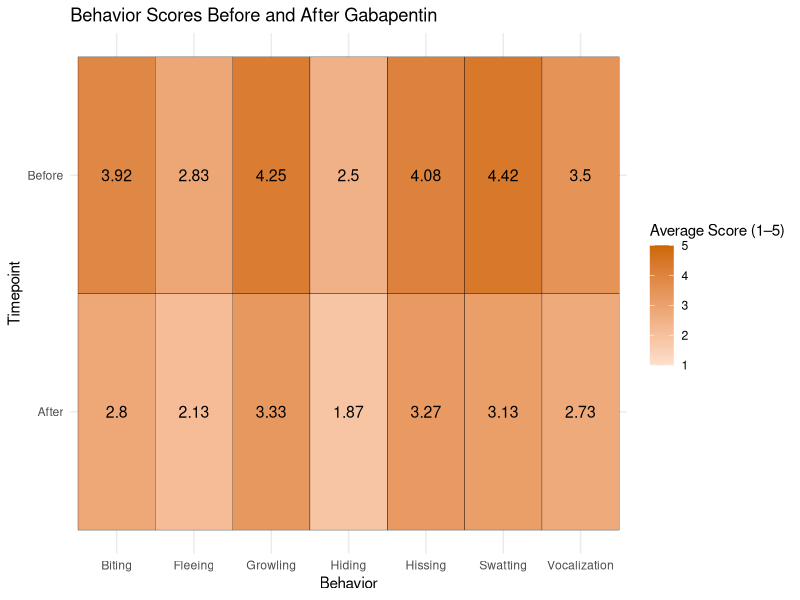
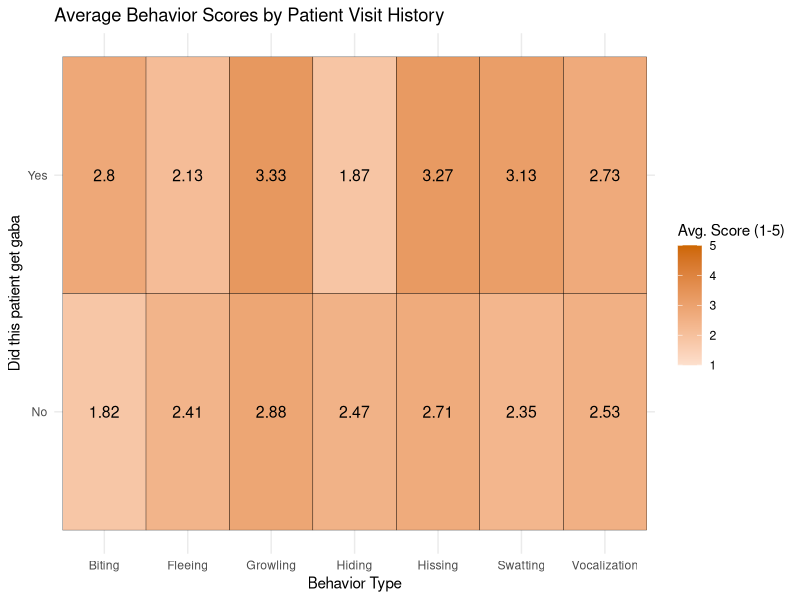
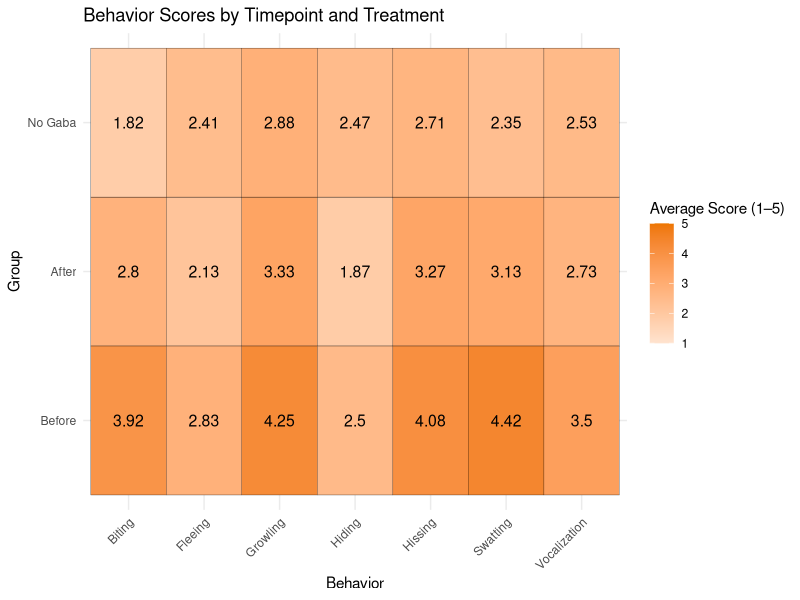

Generate these figures, in order, with R:
## ---- chunk 1
# Load necessary libraries
library(tidyverse)
library(reshape2)
library(ggplot2)
library(dplyr)
library(nnet)
## ---- chunk 2
# Read the data
gaba_data <- read.csv("Gaba_Data_C.csv")
gaba_data
## ---- chunk 3
summary (gaba_data)
## ---- chunk 4
# The first behavior columns appearing in the csv are regarding the
# behavior of the cat at the time the vet is seeing them: This is
# either after it has recieved gaba or, if the cat was not prescribed
# gaba pre-appointment, while the cat is not on gaba.
# The second second behavior columns are only filled in if the cat was
# prescribed and administered gaba pre-appointment, and contains the
# rankings of the cat while not on gaba per the vet's recollection.
after_cols <- c("Vocalization", "Biting", "Hissing", "Growling", "Swatting", "Hiding", "Fleeing")
before_cols <- c("Vocalization.1", "Biting.1", "Hissing.1", "Growling.1", "Swatting.1", "Hiding.1", "Fleeing.1")

# Filter only rows where the patient received gabapentin
gaba_yes <- gaba_data %>% filter(Did_this_patient_get_gaba == "Yes")


after <- gaba_yes %>%
  select(all_of(after_cols)) %>%
  #setNames(before_cols) %>%  # rename to match
  mutate(Timepoint = "After")

before <- gaba_yes %>%
  select(all_of(before_cols)) %>%
  setNames(after_cols) %>%  # rename to match
  mutate(Timepoint = "Before")

# Combine datasets
combined <- bind_rows(before, after)

# Calculate median scores
heatmap_data <- combined %>%
  group_by(Timepoint) %>%
  summarise(across(all_of(after_cols), mean, na.rm = TRUE)) %>%
  pivot_longer(cols = all_of(after_cols), names_to = "Behavior", values_to = "Score")

# Plot the heatmap
ggplot(heatmap_data, aes(x = Behavior, y = Timepoint, fill = Score)) +
  geom_tile(color = "black") +
  geom_text(aes(label = round(Score, 2)), color = "black", size = 4) +
  scale_fill_gradient2(low = "white", high = "darkorange3", limits = c(1, 5)) +
  labs(title = "Behavior Scores Before and After Gabapentin",
       x = "Behavior",
       y = "Timepoint",
       fill = "Average Score (1–5)") +
  theme_minimal()
## ---- chunk 5
before
## ---- chunk 6
# Groups must be separated out manually, cannot run paired
# `wilcox.test` with formula.
# >> Use `before` and `after` dataframes.
# >> `after_cols` stores the stress behavior column names.
for (behavior_name in after_cols) {
  wilcox_result <- wilcox.test(before[[behavior_name]], after[[behavior_name]], exact=FALSE, paired=TRUE)
  w.stat <- wilcox_result[1]
  p.value <- wilcox_result[3]
  # %.3g for 3 sig figs: https://www.rdocumentation.org/packages/base/versions/3.6.2/topics/sprintf
  cat(behavior_name, ":", sprintf("Wilcoxon rank sum test; W=%d, p=%.3g", as.integer(w.stat), p.value), "\n")
}
## ---- chunk 7
# Select only the behavior columns and grouping column
x <- c("Vocalization", "Biting", "Hissing", "Growling", "Swatting", "Hiding", "Fleeing")

# Summarize the mean of each behavior by whether the patient was seen before
heatmap_data <- gaba_data %>%
  group_by(Did_this_patient_get_gaba) %>%
  summarise(across(all_of(x), ~mean(.x, na.rm = TRUE))) %>%
  pivot_longer(cols = all_of(x), names_to = "Behavior", values_to = "Score")

# Plot the heatmap
ggplot(heatmap_data, aes(x = Behavior, y = Did_this_patient_get_gaba, fill = Score)) +
  geom_tile(color = "black") +
  scale_fill_gradient2(low = "white", high = "darkorange3" , limits = c (1, 5)) +
  geom_text(aes(label = round(Score, 2)), color = "black", size = 4)+
  labs(title = "Average Behavior Scores by Patient Visit History",
       x = "Behavior Type",
       y = "Did this patient get gaba",
       fill = "Avg. Score (1-5)") +
  theme_minimal()
## ---- chunk 8
wilcox.test(Biting ~ Did_this_patient_get_gaba, data = gaba_data)
wilcox.test(Fleeing ~ Did_this_patient_get_gaba, data = gaba_data)
wilcox.test(Growling ~ Did_this_patient_get_gaba, data = gaba_data)
wilcox.test(Hiding ~ Did_this_patient_get_gaba, data = gaba_data)
wilcox.test(Hissing ~ Did_this_patient_get_gaba, data = gaba_data)
wilcox.test(Swatting ~ Did_this_patient_get_gaba, data = gaba_data)
wilcox.test(Vocalization ~ Did_this_patient_get_gaba, data = gaba_data)
## ---- chunk 9
# Define behavior columns
behavior_cols <- c("Vocalization", "Biting", "Hissing", "Growling", "Swatting", "Hiding", "Fleeing")
before_cols <- paste0(behavior_cols, ".1")  # these are the "before" behavior columns

# Separate the dataset into groups based on gabapentin treatment
gaba_yes <- gaba_data %>% filter(Did_this_patient_get_gaba == "Yes")  # received gabapentin
gaba_no <- gaba_data %>% filter(Did_this_patient_get_gaba == "No")    # did not receive gabapentin

# Create "Before" group from pre-gabapentin behavior columns
before <- gaba_yes %>%
  select(all_of(before_cols)) %>%
  setNames(behavior_cols) %>%  # rename to match "after" columns
  mutate(Timepoint = "Before")

# Create "After" group from post-gabapentin behavior columns
after <- gaba_yes %>%
  select(all_of(behavior_cols)) %>%
  mutate(Timepoint = "After")

# Create "No Gaba" group from patients who did not receive the medication
nogaba <- gaba_no %>%
  select(all_of(behavior_cols)) %>%
  mutate(Timepoint = "No Gaba")

# Combine all three datasets
combined_all <- bind_rows(before, after, nogaba)

# Calculate the average behavior scores for each group
heatmap_data <- combined_all %>%
  group_by(Timepoint) %>%
  summarise(across(all_of(behavior_cols), ~mean(.x, na.rm = TRUE))) %>%
  pivot_longer(cols = all_of(behavior_cols), names_to = "Behavior", values_to = "Score")

# Set the order of the Y-axis (group labels)
heatmap_data$Timepoint <- factor(heatmap_data$Timepoint, levels = c("Before", "After", "No Gaba"))

# Plot the heatmap
ggplot(heatmap_data, aes(x = Behavior, y = Timepoint, fill = Score)) +
  geom_tile(color = "black") +  # black grid lines
  geom_text(aes(label = round(Score, 2)), color = "black", size = 4) +  # text labels
  scale_fill_gradient2(low = "white", high = "darkorange2", limits = c(1, 5)) +  # color scale
  labs(title = "Behavior Scores by Timepoint and Treatment",
       x = "Behavior",
       y = "Group",
       fill = "Average Score (1–5)") +
  theme_minimal() +
  theme(axis.text.x = element_text(angle = 45, hjust = 1))  # rotate X-axis labels

## ---- chunk 10

combined_s <- bind_rows(before, nogaba)

wilcox.test(Biting ~ Timepoint, data = combined_s)
wilcox.test(Fleeing ~ Timepoint, data = combined_s)
wilcox.test(Growling ~ Timepoint, data = combined_s)
wilcox.test(Hiding ~ Timepoint, data = combined_s)
wilcox.test(Hissing ~ Timepoint, data = combined_s)
wilcox.test(Swatting ~ Timepoint, data = combined_s)
wilcox.test(Vocalization ~ Timepoint, data = combined_s)
